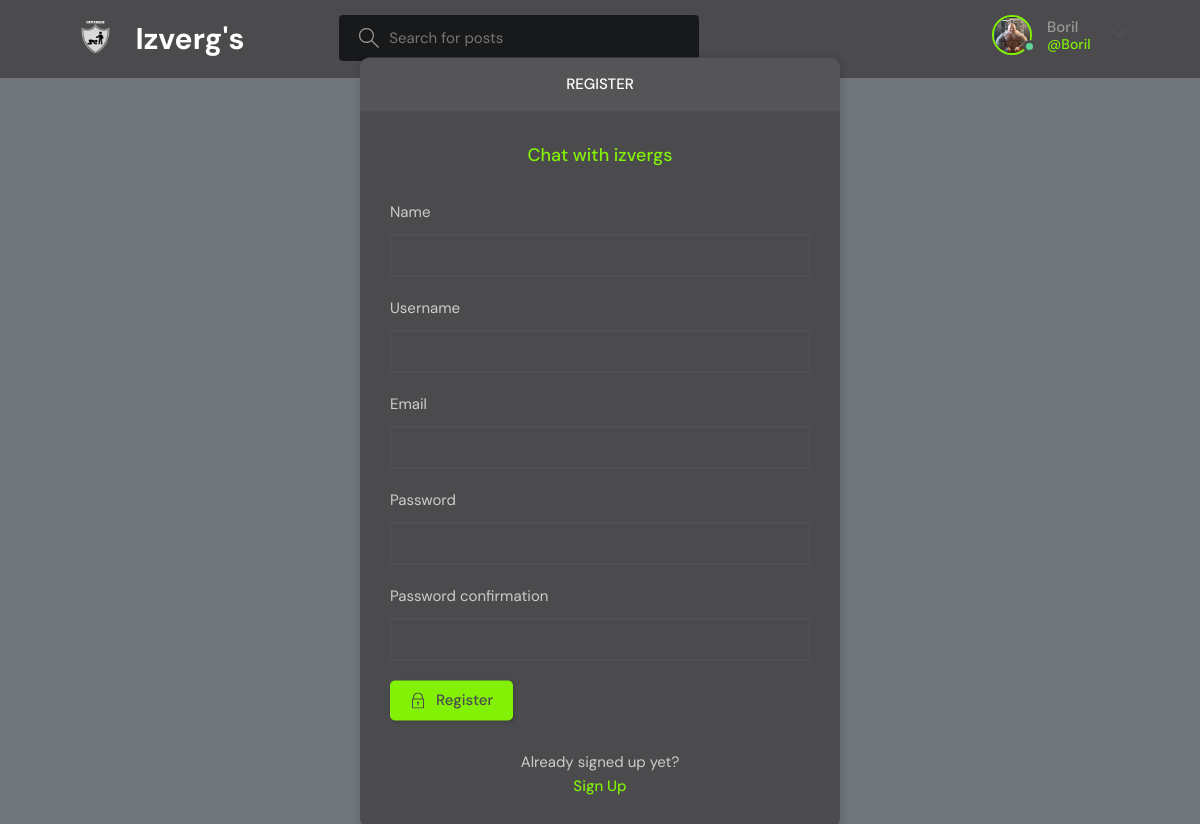
Page /register/ (signed in) on the committed database.
### base/models.py (models this page shows)
class User(AbstractUser):
    name = models.CharField(max_length=200, null=True)
    email = models.EmailField(unique=True, null=True)
    bio = models.TextField(null=True)
    avatar = models.ImageField(null=True, default="avatar.svg")
    USERNAME_FIELD = 'email'
    REQUIRED_FIELDS = []

### base/views.py (the view, shortened to what this page needs)
# urls.py: path('register/', views.registerPage, name="register"),
def registerPage(request):
    form = MyUserCreationForm()
    return render(request, 'base/login_register.html', {'form': form})

### base/forms.py
class MyUserCreationForm(UserCreationForm):
    class Meta:
        model = User
        fields = ['name', 'username', 'email', 'password1', 'password2']

### base/templates/base/login_register.html (shortened to what this page needs)
{% extends 'main.html' %}
{% block content %}
<main class="auth layout">
  {% if page == 'login' %}
  <div class="container">
    <div class="layout__box">
      <div class="layout__boxHeader">
        <div class="layout__boxTitle">
          <h3>Login</h3>
        </div>
      </div>
      <div class="layout__body">
        <h2 class="auth__tagline">Come to chat with Izvergs</h2>
        <form class="form" action="" method="POST">
          {% csrf_token %}
          <div class="form__group form__group">
            <label for="room_name">Email</label>
            <input id="username" name="email" type="email" placeholder="mazna@gmail.com"/>
          </div>
          <div class=" form__group">
            <label for="password">Password</label>
            <input id="password" name="password" type="password"
              placeholder="&bull;&bull;&bull;&bull;&bull;&bull;&bull;&bull;" />
          </div>
          <button class="btn btn--main" type="submit">
            <svg version="1.1" xmlns="http://www.w3.org/2000/svg" width="32" height="32" viewBox="0 0 32 32">
              <title>lock</title>
              <path
                d="M27 12h-1v-2c0-5.514-4.486-10-10-10s-10 4.486-10 10v2h-1c-0.553 0-1 0.447-1 1v18c0 0.553 0.447 1 1 1h22c0.553 0 1-0.447 1-1v-18c0-0.553-0.447-1-1-1zM8 10c0-4.411 3.589-8 8-8s8 3.589 8 8v2h-16v-2zM26 30h-20v-16h20v16z">
              </path>
              <path
                d="M15 21.694v4.306h2v-4.306c0.587-0.348 1-0.961 1-1.694 0-1.105-0.895-2-2-2s-2 0.895-2 2c0 0.732 0.413 1.345 1 1.694z">
              </path>
            </svg>
            Login
          </button>
        </form>
        <div class="auth__action">
          <p>Haven't signed up yet?</p>
          <a href="{% url 'register' %}" class="btn btn--link">Sign Up</a>
        </div>
      </div>
    </div>
  </div>
  {% else %}
  <div class="container">
    <div class="layout__box">
      <div class="layout__boxHeader">
        <div class="layout__boxTitle">
          <h3>Register</h3>
        </div>
      </div>
      <div class="layout__body">
        <h2 class="auth__tagline">Chat with izvergs</h2>
        <form class="form" action="" method="POST">
          {% for field in form %}
          <div class="form__group form__group">
            <label for="room_name">{{field.label}}</label>
            {{field}}
          </div>
          {% endfor %}
          <button class="btn btn--main" type="submit">
            Register
          </button>
        </form>
        <div class="auth__action">
          <p>Already signed up yet?</p>
          <a href="{% url 'login' %}" class="btn btn--link">Sign Up</a>
        </div>
      </div>
    </div>
  </div>
  {% endif %}
</main>
{% endblock content %}

### templates/navbar.html (shortened to what this page needs)
{% load static %}
<header class="header header--loggedIn">
    <div class="container">
        <a href="{% url 'home' %}" class="header__logo">
            <img src="{% static 'images/logo.png' %}" />
            <h1>Izverg's</h1>
        </a>
        <form class="header__search" method="GET" action="{% url 'home' %}">
            <label>
                <input name="q" placeholder="Search for posts" />
            </label>
        </form>
        <nav class="header__menu">
            {% if request.user.is_authenticated %}
            <div class="header__user">
                <a href="{% url 'user-profile' user.id %}">
                    <div class="avatar avatar--medium active">
                        <img src="{{request.user.avatar.url}}" />
                    </div>
                    <p>{{request.user.username}} <span>@{{request.user.username}}</span></p>
                </a>
                <button class="dropdown-button">
                    <svg version="1.1" xmlns="http://www.w3.org/2000/svg" width="32" height="32" viewBox="0 0 32 32">
                        <title>chevron-down</title>
                        <path d="M16 21l-13-13h-3l16 16 16-16h-3l-13 13z"></path>
                    </svg>
                </button>
            </div>
            {% else %}
            <a href="{% url 'login' %}">
                <img src="{% static 'images/avatar.svg' %}" />
                <p>Login</p>
            </a>
            {% endif %}
        </nav>
    </div>
</header>

### rows in the picture
User: user.avatar (picture), user.username "Boril"

### other values in the picture
{{ field.label }} "Name" "Username" "Email" "Password" "Password confirmation"
